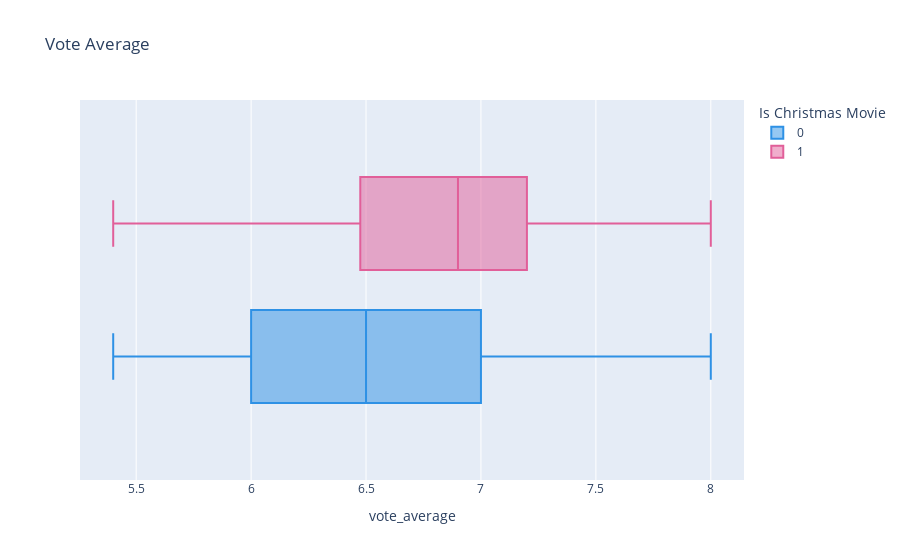

Notebook cell for this chart:
### Code cell
# Box Plot of Vote Count
fig = px.box(df,
                   x="vote_average",
                   color="Is Christmas Movie",
                   title='Vote Average',
                   color_discrete_sequence=px.colors.qualitative.Dark24)
fig.show()

### Figure 1 — Plotly figure (JSON) as saved in the notebook; plotly's stock layout.template omitted (floating-point values rounded to 4 significant figures; data arrays with more than 128 entries replaced by an {"elided": "..."} marker saying what was removed)
{"data": [{"alignmentgroup": "True", "hovertemplate": "Is Christmas Movie=0<br>vote_average=%{x}<extra></extra>", "legendgroup": "0", "marker": {"color": "#2E91E5"}, "name": "0", "notched": false, "offsetgroup": "0", "orientation": "h", "showlegend": true, "type": "box", "x": {"elided": "29741 float values"}, "x0": " ", "xaxis": "x", "y0": " ", "yaxis": "y"}, {"alignmentgroup": "True", "hovertemplate": "Is Christmas Movie=1<br>vote_average=%{x}<extra></extra>", "legendgroup": "1", "marker": {"color": "#E15F99"}, "name": "1", "notched": false, "offsetgroup": "1", "orientation": "h", "showlegend": true, "type": "box", "x": [7.5, 6.6, 7.4, 6.7, 6.0, 6.7, 6.4, 6.8, 7.3, 5.6, 7.1, 7.5, 7.5, 6.4, 6.7, 6.9, 6.8, 7.1, 7.1, 7.2, 8.0, 5.5, 7.2, 5.9, 7.0, 6.8, 7.6, 7.4, 6.4, 7.1, 6.4, 7.2, 6.9, 7.5, 6.7, 6.9, 6.7, 6.9, 6.7, 7.2, 6.1, 7.6, 6.4, 5.4, 6.3, 7.9, 7.1, 6.5, 6.9], "x0": " ", "xaxis": "x", "y0": " ", "yaxis": "y"}], "layout": {"boxmode": "group", "legend": {"title": {"text": "Is Christmas Movie"}, "tracegroupgap": 0}, "title": {"text": "Vote Average"}, "xaxis": {"anchor": "y", "domain": [0.0, 1.0], "title": {"text": "vote_average"}}, "yaxis": {"anchor": "x", "domain": [0.0, 1.0]}}}
